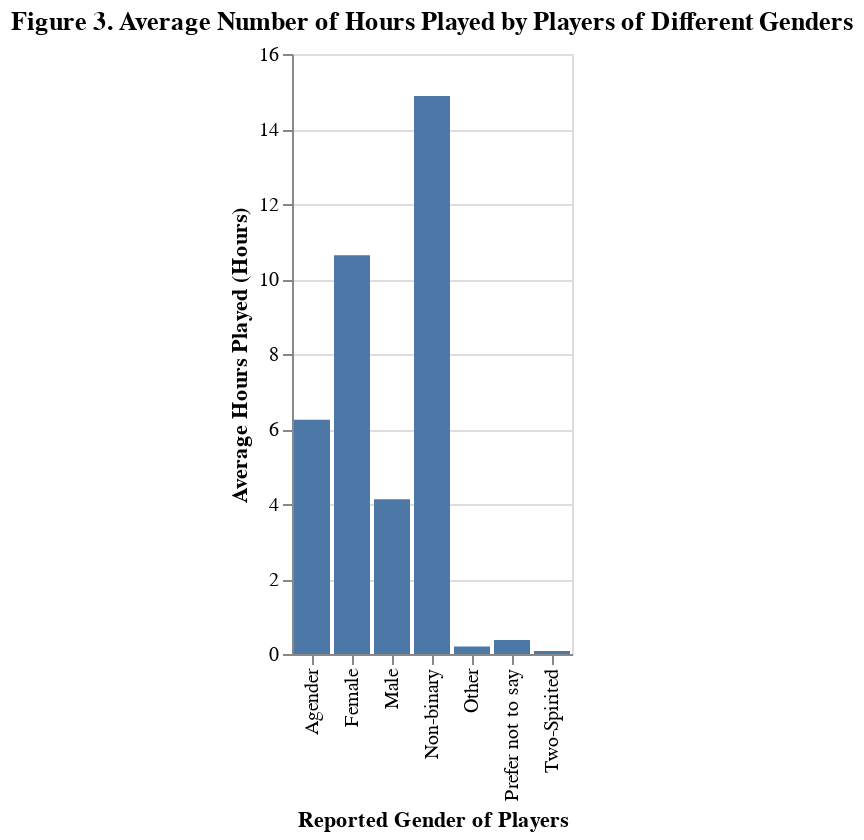

The cell this chart's notebook holds for it:
### Code cell
display(player_data_gender_bar)

### Figure 1 — Vega-Lite specification as saved in the notebook (floating-point values rounded to 4 significant figures)
{"config": {"view": {"continuousWidth": 300, "continuousHeight": 300}}, "data": {"name": "data-506ff0f738df63f40f31539d779f8ae6"}, "mark": {"type": "bar"}, "encoding": {"x": {"field": "gender", "title": "Reported Gender of Players", "type": "nominal"}, "y": {"field": "played_hours", "title": "Average Hours Played (Hours)", "type": "quantitative"}}, "title": "Figure 3. Average Number of Hours Played by Players of Different Genders", "$schema": "https://vega.github.io/schema/vega-lite/v5.20.1.json", "datasets": {"data-506ff0f738df63f40f31539d779f8ae6": [{"gender": "Agender", "subscribe": 1.0, "played_hours": 6.25, "age": 23.5}, {"gender": "Female", "subscribe": 0.7838, "played_hours": 10.64, "age": 21.81}, {"gender": "Male", "subscribe": 0.75, "played_hours": 4.127, "age": 20.21}, {"gender": "Non-binary", "subscribe": 0.7333, "played_hours": 14.88, "age": 19.07}, {"gender": "Other", "subscribe": 1.0, "played_hours": 0.2, "age": 91.0}, {"gender": "Prefer not to say", "subscribe": 0.3636, "played_hours": 0.3727, "age": 21.36}, {"gender": "Two-Spirited", "subscribe": 0.6667, "played_hours": 0.08333, "age": 33.17}]}}
